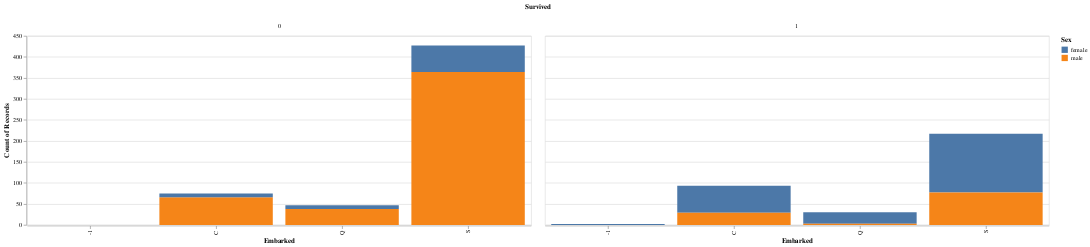

The cell this chart's notebook holds for it:
### Code cell
chart4 = alt.Chart(raw_df).mark_bar().encode(
    alt.Column('Survived'),
    alt.X('Embarked'),
    alt.Y('count(Survived)'),
    color = 'Sex'
).properties(
    width=800,
    height=300
)

chart4

### Figure 1 — Vega-Lite specification as saved in the notebook (floating-point values rounded to 4 significant figures; data arrays with more than 128 entries replaced by an {"elided": "..."} marker saying what was removed)
{"config": {"view": {"continuousWidth": 400, "continuousHeight": 300}}, "data": {"name": "data-cf7a79bd2a3c0217c609d2c7798b959a"}, "mark": "bar", "encoding": {"color": {"field": "Sex", "type": "nominal"}, "column": {"field": "Survived", "type": "nominal"}, "x": {"field": "Embarked", "type": "nominal"}, "y": {"aggregate": "count", "field": "Survived", "type": "nominal"}}, "height": 300, "width": 800, "$schema": "https://vega.github.io/schema/vega-lite/v4.17.0.json", "datasets": {"data-cf7a79bd2a3c0217c609d2c7798b959a": {"elided": "891 records"}}}
